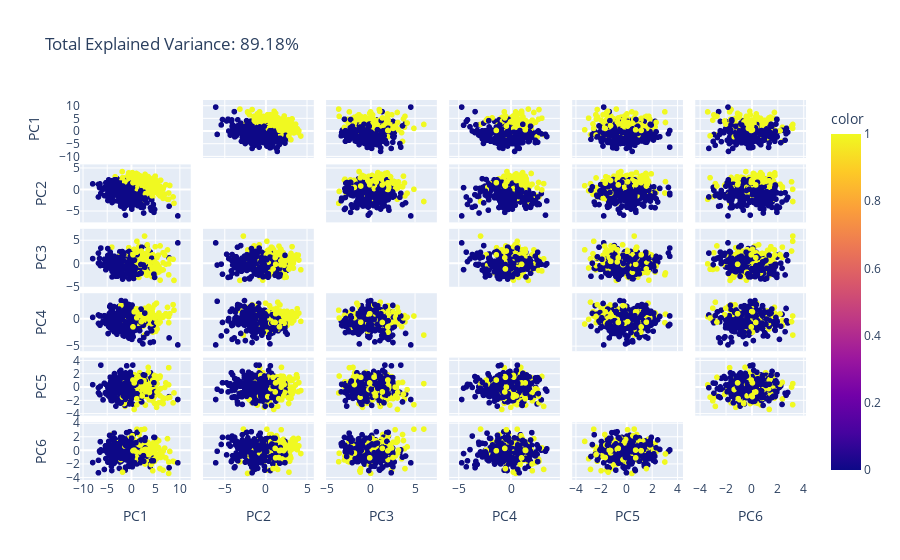

Source (notebook cell):
### Code cell
import plotly.express as px
x_labels = {
   # str(i): f"PC{i+1}"
   # for i in range(n_components)
    str(i): f"PC {i+1} ({var:.1f}%)"for i, var in enumerate(pca.explained_variance_ratio_ * 100)}

y_labels = {str(i): f"PC{i+1}"for i in range(n_components)}
fig = px.scatter_matrix(
    components,
    color=df['Diagnosis'],
    dimensions=range(n_components),
    labels=y_labels,
    title=f'Total Explained Variance: {total_var:.2f}%',
)
fig.update_traces(diagonal_visible=False)
fig.show()

### Figure 1 — Plotly figure (JSON) as saved in the notebook; plotly's stock layout.template omitted (floating-point values rounded to 4 significant figures; data arrays with more than 128 entries replaced by an {"elided": "..."} marker saying what was removed)
{"data": [{"diagonal": {"visible": false}, "dimensions": [{"axis": {"matches": true}, "label": "PC1", "values": {"elided": "569 float values"}}, {"axis": {"matches": true}, "label": "PC2", "values": {"elided": "569 float values"}}, {"axis": {"matches": true}, "label": "PC3", "values": {"elided": "569 float values"}}, {"axis": {"matches": true}, "label": "PC4", "values": {"elided": "569 float values"}}, {"axis": {"matches": true}, "label": "PC5", "values": {"elided": "569 float values"}}, {"axis": {"matches": true}, "label": "PC6", "values": {"elided": "569 float values"}}], "hovertemplate": "%{xaxis.title.text}=%{x}<br>%{yaxis.title.text}=%{y}<br>color=%{marker.color}<extra></extra>", "legendgroup": "", "marker": {"color": {"elided": "569 int values"}, "coloraxis": "coloraxis", "symbol": "circle"}, "name": "", "showlegend": false, "type": "splom"}], "layout": {"coloraxis": {"colorbar": {"title": {"text": "color"}}, "colorscale": [[0, "#0d0887"], [0.1111, "#46039f"], [0.2222, "#7201a8"], [0.3333, "#9c179e"], [0.4444, "#bd3786"], [0.5556, "#d8576b"], [0.6667, "#ed7953"], [0.7778, "#fb9f3a"], [0.8889, "#fdca26"], [1, "#f0f921"]]}, "dragmode": "select", "legend": {"tracegroupgap": 0}, "title": {"text": "Total Explained Variance: 89.18%"}}}
